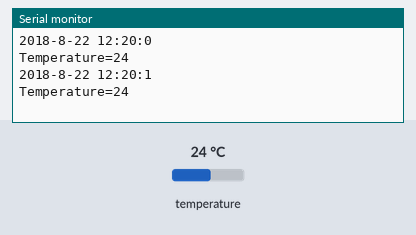
The sketch below on a simulated Arduino Uno, built with avr-gcc and run on an emulated ATmega328P. On the bench: the last lines printed to the serial monitor. Inputs (shaded band) come from the test bench; at power-on: temperature 24 °C. The local clock reads 2024-03-15 10:24:30 at power-on unless the sketch sets it.

Above: at 1.8 s.
1.9 s: temperature set to 12 °C
At 2.9 s:
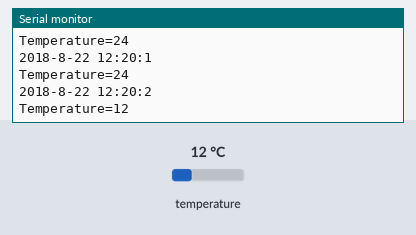
3.4 s: temperature set to 19 °C
At 4.4 s:
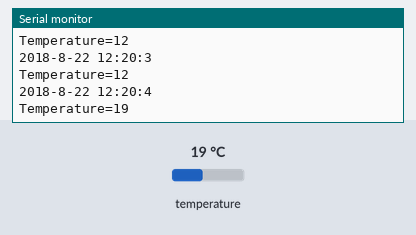
Timing chart, 0 to 6.4 s (numbered marks = the images above; inputs shaded):
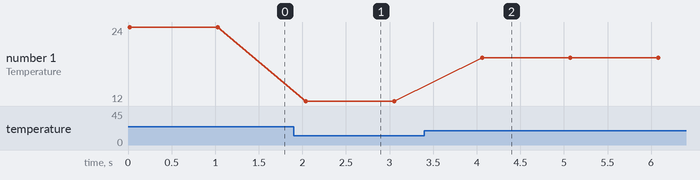

Measured:
- after the input at 1.9 s, the serial monitor: prints a new line after 0.14 s (image 1)
- after the input at 3.4 s, the serial monitor: prints a new line after 0.66 s (image 2)
- plotted number 1: 12 → 19 after the input at 3.4 s

The sketch:

DS3231TimeCorrect.ino
```cpp
/*
DS3231_test.pde
Eric Ayars
4/11

Test/demo of read routines for a DS3231 RTC.

Turn on the serial monitor after loading this to check if things are
working as they should.

*/

#include <DS3231.h>
#include <Wire.h>

DS3231 Clock;
bool Century=false;
bool h12;
bool PM;
byte ADay, AHour, AMinute, ASecond, ABits;
bool ADy, A12h, Apm;

byte year, month, date, DoW, hour, minute, second;

void setup() {
	// Start the I2C interface
	Wire.begin();
        Clock.setSecond(00);//Set the second
        Clock.setMinute(20);//Set the minute
        Clock.setHour(12);  //Set the hour
        Clock.setDoW(3);    //Set the day of the week
        Clock.setDate(22);  //Set the date of the month
        Clock.setMonth(8);  //Set the month of the year
        Clock.setYear(18);  //Set the year (Last two digits of the year)
	// Start the serial interface
	Serial.begin(115200);
}
void ReadDS3231()
{
  int second,minute,hour,date,month,year,temperature;
  second=Clock.getSecond();
  minute=Clock.getMinute();
  hour=Clock.getHour(h12, PM);
  date=Clock.getDate();
  month=Clock.getMonth(Century);
  year=Clock.getYear();

  temperature=Clock.getTemperature();

  Serial.print("20");
  Serial.print(year,DEC);
  Serial.print('-');
  Serial.print(month,DEC);
  Serial.print('-');
  Serial.print(date,DEC);
  Serial.print(' ');
  Serial.print(hour,DEC);
  Serial.print(':');
  Serial.print(minute,DEC);
  Serial.print(':');
  Serial.print(second,DEC);
  Serial.print('\n');
  Serial.print("Temperature=");
  Serial.print(temperature);
  Serial.print('\n');
}
void loop() {
  ReadDS3231();
  delay(1000);

}
```

sloeber.ino.cpp
```cpp
#ifdef __IN_ECLIPSE__
//This is a automatic generated file
//Please do not modify this file
//If you touch this file your change will be overwritten during the next build
//This file has been generated on 2018-05-04 21:54:11

#include "Arduino.h"
#include <DS3231.h>
#include <Wire.h>

void setup() ;
void ReadDS3231() ;
void loop() ;

#include "DS3231TimeCorrect.ino"


#endif
```
